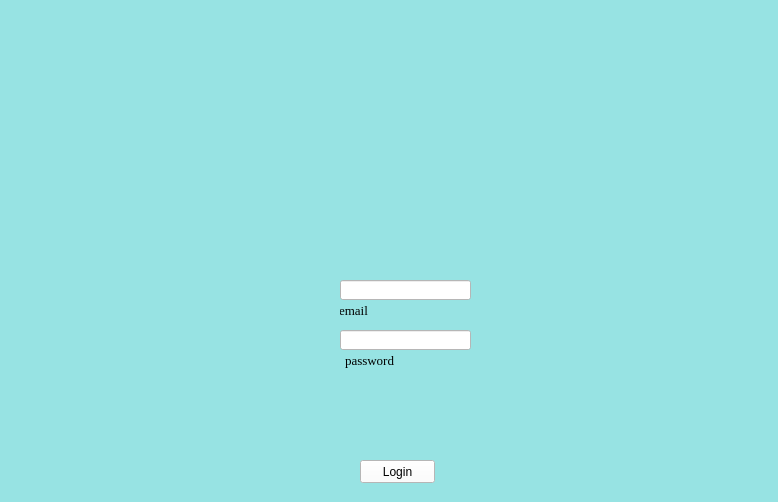
<?xml version="1.0" encoding="UTF-8"?>
<ui version="4.0">
 <class>LogIn</class>
 <widget class="QWidget" name="LogIn">
  <property name="geometry">
   <rect>
    <x>0</x>
    <y>0</y>
    <width>778</width>
    <height>502</height>
   </rect>
  </property>
  <property name="windowTitle">
   <string>Login Form</string>
  </property>
  <property name="autoFillBackground">
   <bool>false</bool>
  </property>
  <property name="styleSheet">
   <string notr="true">background-color: rgb(151, 227, 227);</string>
  </property>
  <widget class="QLineEdit" name="lineEdit_2">
   <property name="geometry">
    <rect>
     <x>340</x>
     <y>280</y>
     <width>131</width>
     <height>20</height>
    </rect>
   </property>
   <property name="styleSheet">
    <string notr="true">background-color: white;</string>
   </property>
  </widget>
  <widget class="QLabel" name="label">
   <property name="geometry">
    <rect>
     <x>260</x>
     <y>20</y>
     <width>281</width>
     <height>221</height>
    </rect>
   </property>
   <property name="text">
    <string/>
   </property>
   <property name="pixmap">
    <pixmap>../../Downloads/BantAI Program/logo_with_name.png</pixmap>
   </property>
   <property name="scaledContents">
    <bool>true</bool>
   </property>
  </widget>
  <widget class="QLineEdit" name="lineEdit_6">
   <property name="geometry">
    <rect>
     <x>340</x>
     <y>300</y>
     <width>31</width>
     <height>21</height>
    </rect>
   </property>
   <property name="font">
    <font>
     <family>Times New Roman</family>
     <pointsize>10</pointsize>
    </font>
   </property>
   <property name="layoutDirection">
    <enum>Qt::LeftToRight</enum>
   </property>
   <property name="autoFillBackground">
    <bool>false</bool>
   </property>
   <property name="styleSheet">
    <string notr="true">QLineEdit {
    border: none;
}
</string>
   </property>
   <property name="text">
    <string>email</string>
   </property>
   <property name="alignment">
    <set>Qt::AlignCenter</set>
   </property>
  </widget>
  <widget class="QLineEdit" name="lineEdit_7">
   <property name="geometry">
    <rect>
     <x>340</x>
     <y>350</y>
     <width>61</width>
     <height>21</height>
    </rect>
   </property>
   <property name="font">
    <font>
     <family>Times New Roman</family>
     <pointsize>10</pointsize>
    </font>
   </property>
   <property name="layoutDirection">
    <enum>Qt::LeftToRight</enum>
   </property>
   <property name="autoFillBackground">
    <bool>false</bool>
   </property>
   <property name="styleSheet">
    <string notr="true">QLineEdit {
    border: none;
}
</string>
   </property>
   <property name="text">
    <string>password</string>
   </property>
   <property name="alignment">
    <set>Qt::AlignCenter</set>
   </property>
  </widget>
  <widget class="QPushButton" name="pushButton">
   <property name="geometry">
    <rect>
     <x>360</x>
     <y>460</y>
     <width>75</width>
     <height>23</height>
    </rect>
   </property>
   <property name="styleSheet">
    <string notr="true">background-color: white</string>
   </property>
   <property name="text">
    <string>Login</string>
   </property>
  </widget>
  <widget class="QLineEdit" name="lineEdit_4">
   <property name="geometry">
    <rect>
     <x>340</x>
     <y>330</y>
     <width>131</width>
     <height>20</height>
    </rect>
   </property>
   <property name="styleSheet">
    <string notr="true">background-color: white;</string>
   </property>
   <property name="echoMode">
    <enum>QLineEdit::Password</enum>
   </property>
  </widget>
 </widget>
 <resources/>
 <connections/>
</ui>
